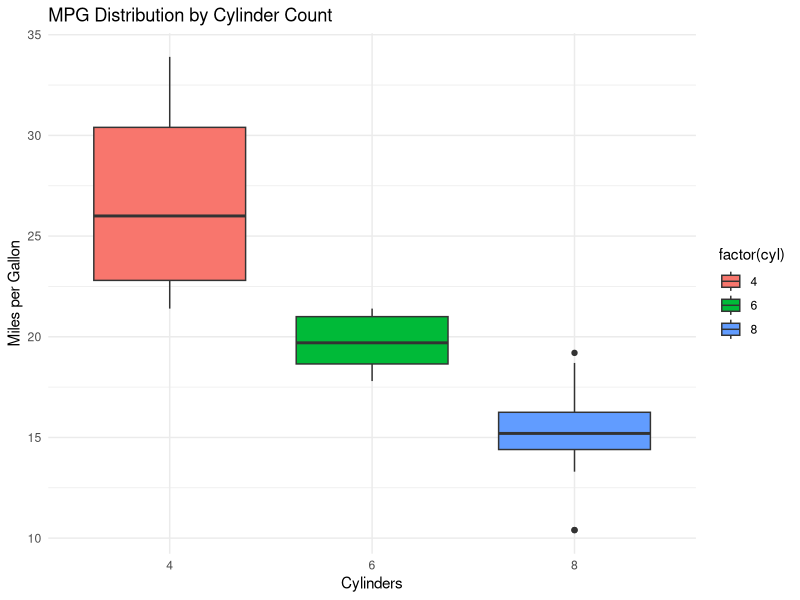

This figure's R source:
# Load required libraries
library(dplyr)
library(data.table)
library(reshape2)
library(tidyr)
library(ggplot2)

# Sample dataset: mtcars
data <- as.data.table(mtcars)
data$model <- rownames(mtcars)

# Data Manipulation using dplyr
summary_tbl <- data %>%
  group_by(cyl) %>%
  summarise(avg_mpg = mean(mpg), avg_hp = mean(hp))

print("Summary by cylinder:")
print(summary_tbl)

# Reshape using reshape2
melted_data <- melt(data, id.vars = "model", measure.vars = c("mpg", "hp"))
print("Melted data:")
print(head(melted_data))

# Tidying with tidyr
wide_data <- pivot_wider(melted_data, names_from = variable, values_from = value)
print("Wide format data:")
print(head(wide_data))

# Visualization using ggplot2
ggplot(data, aes(x = factor(cyl), y = mpg, fill = factor(cyl))) +
  geom_boxplot() +
  labs(title = "MPG Distribution by Cylinder Count", x = "Cylinders", y = "Miles per Gallon") +
  theme_minimal()